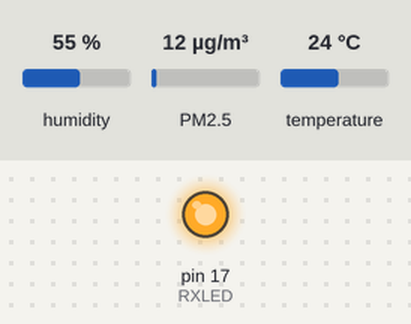
The sketch below on a simulated Arduino Leonardo, built with avr-gcc and run on an emulated ATmega32U4. Parts: output pins drawn as LEDs (lit = HIGH). Wiring (inferred from the names in the program): dust sensor: data pin 5. The test bench sets the inputs (shaded band); at power-on: humidity 55 %, PM2.5 12 µg/m³, temperature 24 °C. The local clock reads 2024-03-15 10:24:30 at power-on unless the sketch sets it; storage starts empty; what the sketch prints to the serial monitor is not drawn.

Above: at 4.05 s.
Timing chart, 0 to 43.0 s (numbered marks = the images above):
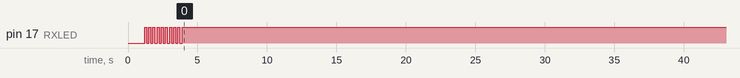

Measured:
- by itself, pin 17 (RXLED): HIGH → LOW at 1.3 s, → HIGH 0.15 s later, → LOW 0.15 s later, → HIGH 0.15 s later, … (24 changes in this stretch)

The sketch:

ShinyeiPPD42_Logger.ino
```cpp
/*
  Shinyei PPD42 Dust Sensor Logger
  Temperature sensing from a DHT22
  Datalogging with an Adafruit Ultimate logging shield.

  JST Pin 1 (Black Wire)  => Arduino GND
  JST Pin 2 (Yellow wire) => Arduino Digital Pin 5
  JST Pin 3 (Red wire)    => Arduino 5VDC
*/
#include "DHT.h"
#include "RTClib.h"
#include <SPI.h>
#include "SdFat.h"
#include <Wire.h>

// SD chip select pin.  Be sure to disable any other SPI devices such as Enet.
const uint8_t chipSelect = 4;

// Interval between data records in milliseconds.
const uint32_t SAMPLE_INTERVAL_MS = 30000;

// Log file base name.  Must be six characters or less.
#define FILE_BASE_NAME "data"

//==============================================================================
// Logging Variables
// File system object.
SdFat sd;

// Log file.
SdFile file;

// Time in millis for next data record.
uint32_t logTime;

// RTC object
RTC_PCF8523 RTC;

//==============================================================================
//  Variables for Shinyei PPD42
int shinPin = 5;
unsigned long duration;
unsigned long starttime;
unsigned long sampletime_ms = 30000;
unsigned long lowpulseoccupancy = 0;
float ratio = 0;
float concentration = 0;

//==============================================================================
// DHT22 Variables
const int DHTPIN = 6;
DHT dht(DHTPIN, DHT22);

//==============================================================================
// Blink
int RXLED = 17;

void blink(int i) {
  for (int j = 0; j < i; j++) {
    digitalWrite(RXLED, LOW);
    delay(150);
    digitalWrite(RXLED, HIGH);
    delay(150);
  }
}

//==============================================================================
// User functions.  Edit writeHeader() and logData() for your requirements.
//------------------------------------------------------------------------------
// Write data header.
void writeHeader() {
  file.print(F("time,"));
  file.print(F("temp,"));
  file.print(F("humidity,"));
  file.print(F("ug/m3,"));
  file.print(F("ratio"));
  file.println();
}

//------------------------------------------------------------------------------
// Log a data record.
void logData() {

  // Write data to file.  Start with log time
  DateTime now = RTC.now();
  int year = now.year();
  int month = now.month();
  int day = now.day();
  int hour = now.hour();
  int minute = now.minute();

  char datetime[20] = "";
  sprintf(datetime, "%.4d-%.2d-%.2d %.2d:%.2d", year, month, day, hour, minute);

  float temp = dht.readTemperature();
  float humid = dht.readHumidity();

  // Calculate Shinyei PM25 duty cycle and concentration.
  ratio = lowpulseoccupancy / (sampletime_ms * 10.0); // Integer percentage 0=>100
  concentration = (0.01237 * ratio) + 1.5;

  file.print(datetime);
  file.print(F(", "));

  //logTemp();
  file.print(temp);
  file.print(F(", "));
  file.print(humid);
  file.print(F(", "));

  // Log PM
  file.print(ratio);
  file.print(F(", "));
  file.print(concentration);
  lowpulseoccupancy = 0;

  file.println();

  // Write data to Serial ///////////////
  Serial.print(datetime);
  Serial.print(F(", "));

  //logTemp();
  Serial.print(temp);
  Serial.print(F(", "));
  Serial.print(humid);
  Serial.print(F(", "));

  // Log PM
  Serial.print(ratio);
  Serial.print(F(", "));
  Serial.print(concentration);
  Serial.println();
}

//==============================================================================
// Error messages stored in flash.
#define error(msg) sd.errorHalt(F(msg))

//------------------------------------------------------------------------------
void setup() {

  pinMode(shinPin, INPUT);
  pinMode(RXLED, OUTPUT);
  TXLED0;  // Turn off the TX LED.

  Wire.begin();

  if (!RTC.begin()) {
    file.println("RTC failed");
  }
  const uint8_t BASE_NAME_SIZE = sizeof(FILE_BASE_NAME) - 1;
  char fileName[13] = FILE_BASE_NAME "00.txt";

  Serial.begin(9600);
  // Wait for USB Serial
  delay(1000);

  // Initialize at the highest speed supported by the board that is
  // not over 50 MHz. Try a lower speed if SPI errors occur.
  if (!sd.begin(chipSelect, SD_SCK_MHZ(50))) {
    sd.initErrorHalt();
  }

  // Find an unused file name.
  if (BASE_NAME_SIZE > 6) {
    error("FILE_BASE_NAME too long");
  }
  while (sd.exists(fileName)) {
    if (fileName[BASE_NAME_SIZE + 1] != '9') {
      fileName[BASE_NAME_SIZE + 1]++;
    } else if (fileName[BASE_NAME_SIZE] != '9') {
      fileName[BASE_NAME_SIZE + 1] = '0';
      fileName[BASE_NAME_SIZE]++;
    } else {
      error("Can't create file name");
    }
  }
  if (!file.open(fileName, O_CREAT | O_WRITE | O_EXCL)) {
    error("file.open");
  }
  // Read any Serial data.
  do {
    delay(10);
  } while (Serial.available() && Serial.read() >= 0);

  Serial.print(F("Logging to: "));
  Serial.println(fileName);


  writeHeader();
  dht.begin();

  // Blink for joy, things are working.
  blink(10);

  // Start on a multiple of the sample interval.
  // This will only be useful if we use a button and an ISR
  logTime = millis() / SAMPLE_INTERVAL_MS + 1;
  logTime *= SAMPLE_INTERVAL_MS;


}

void loop() {
  // Time for next record.
  logTime += SAMPLE_INTERVAL_MS;

  // Wait for log time.
  int32_t diff;
  do {
    // Read signal from Shinyei for duration of sampletime_ms.
    duration = pulseIn(shinPin, LOW);
    lowpulseoccupancy = lowpulseoccupancy + duration;

    diff = millis() - logTime;
  } while (diff < 0);

  // Check for data rate too high.
  if (diff > 2000) {
    error("Missed data record");
  }

  logData();

  // Force data to SD and update the directory entry to avoid data loss.
  if (!file.sync() || file.getWriteError()) {
    error("write error");
  }
  delay(10);
  blink(1);
}
```
